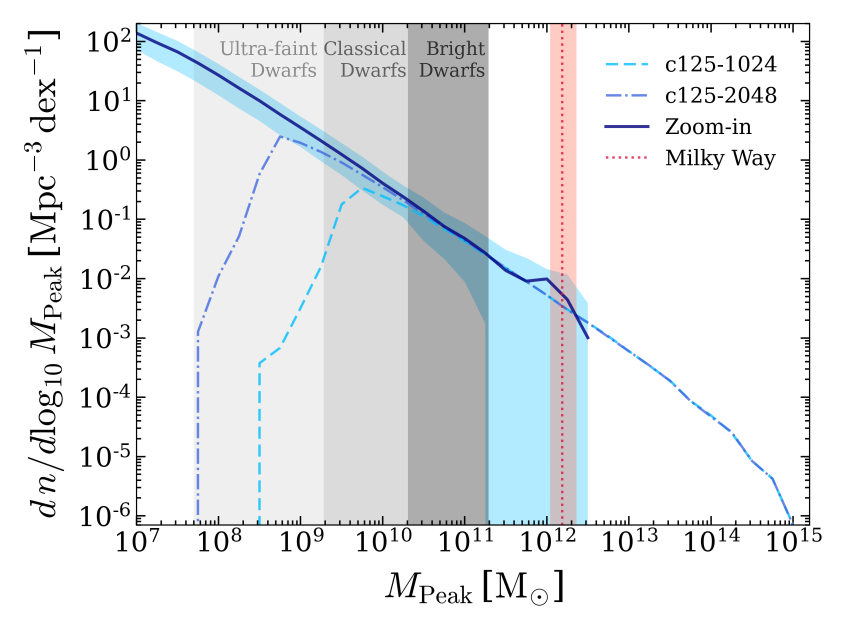
#> input picture new_ns1/figures/hmf_text.png, 2537 x 1891 px, found by its file name (shown at 1/3 size)
$ python plot_fig1_new.py
#> lines starting #> are read from the running program, lines starting #| are printed output that depends on the picture
from __future__ import unicode_literals
import numpy as np
import sys, os
import matplotlib.pylab as plt
from matplotlib.collections import PatchCollection
from matplotlib.patches import Circle
import matplotlib
matplotlib.use('agg')
matplotlib.rcParams['font.family'] = 'serif'
matplotlib.rcParams['mathtext.fontset'] = 'cm'
matplotlib.rcParams['text.color'] = 'black'
matplotlib.rcParams["grid.color"] = 'grey'
matplotlib.rcParams["grid.linestyle"] = '--'
plt.rc("text", usetex=False)
import h5py as h5
from matplotlib.collections import LineCollection
from matplotlib.colors import ListedColormap, BoundaryNorm
from mpl_toolkits.axes_grid1 import make_axes_locatable
from mpl_toolkits.axes_grid1.inset_locator import inset_axes
from matplotlib.ticker import AutoMinorLocator
from matplotlib.colors import Normalize, LogNorm
import matplotlib.cm as cm
import matplotlib.colors as colors
import pynbody
import pynbody.plot.sph as sph
import glob
from scipy.ndimage import gaussian_filter
import matplotlib.image as mpimg
fig = plt.figure()

im1 = mpimg.imread('/home/bulk826/Desktop/Stanford/Research1/figures/new_ns1/hmf_text.png')
#> im1 is the input picture: shape (1891, 2537, 4) float32; mean R, G, B, A 0.905, 0.915, 0.92, 1
im2 = mpimg.imread('/home/bulk826/Desktop/Stanford/Research1/figures/new_ns1/smhm_text.png')
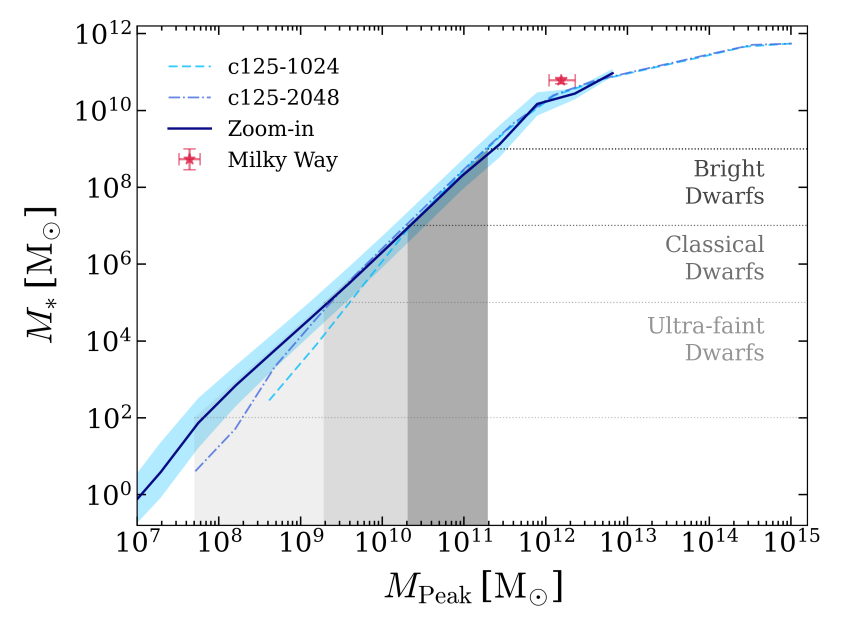
#> input picture new_ns1/figures/smhm_text.png, 2531 x 1891 px, found by its file name (shown at 1/3 size)
#> im2 is the input picture: shape (1891, 2531, 4) float32; mean R, G, B, A 0.94, 0.945, 0.949, 1

fig.set_size_inches(20, 7.8)
plt.subplots_adjust(wspace = 0., hspace = 0.)

ax1 = fig.add_subplot(1, 2, 1)
ax1.imshow(im1, aspect='auto')
ax1.axis('off')

ax2 = fig.add_subplot(1, 2, 2)
ax2.imshow(im2, aspect='auto')
ax2.axis('off')

fig.savefig('/home/bulk826/Desktop/Stanford/Research1/figures/new_ns1/hmf_smhm.pdf', dpi = 400, bbox_inches = 'tight')
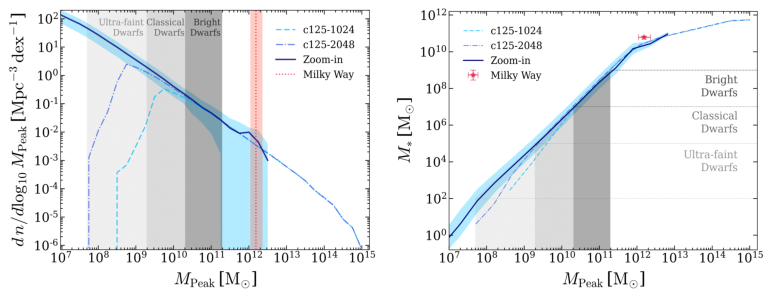
#> figure drawn by matplotlib, 2 panels
plt.show()
